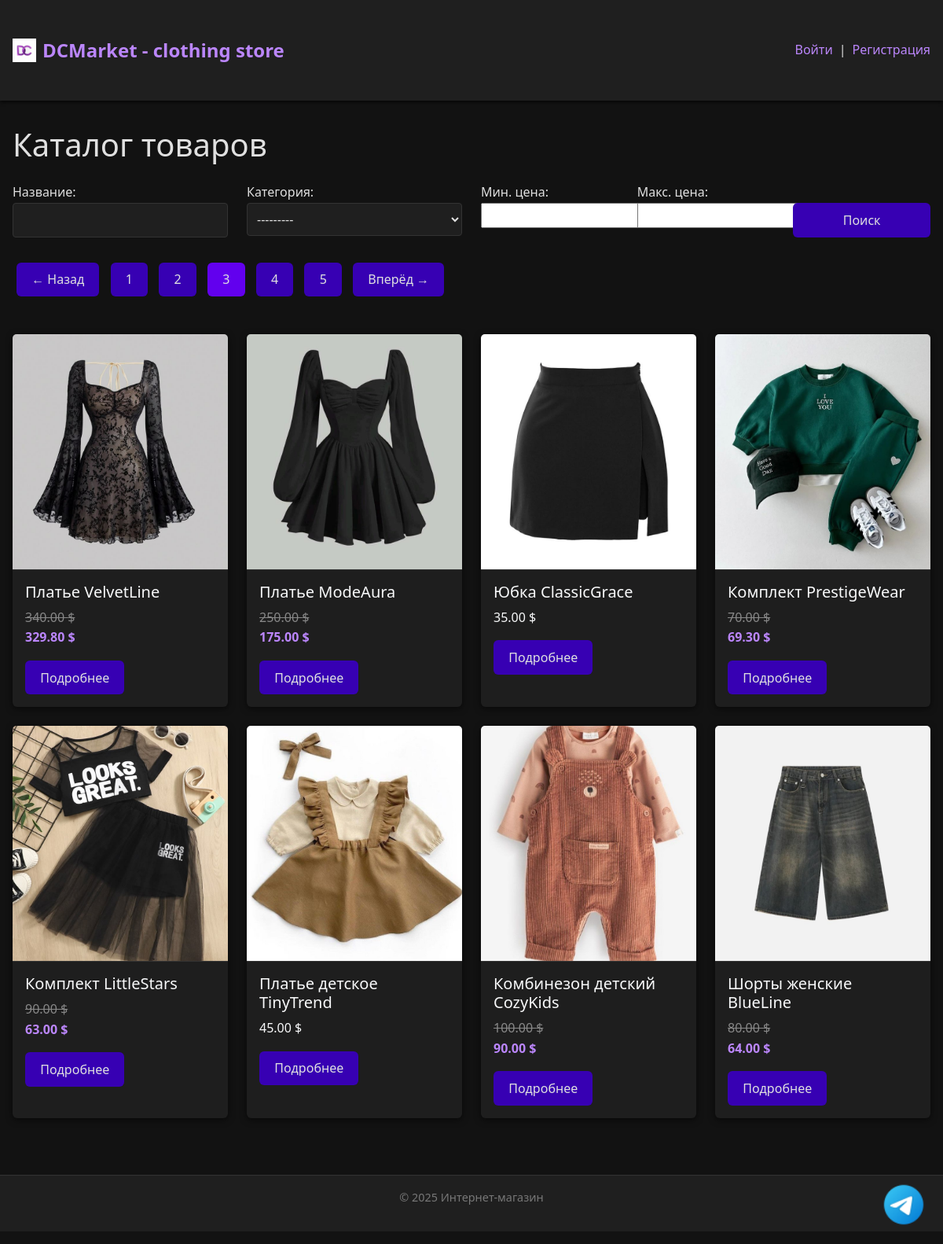
/?page=3, run on the app's committed database.
### main/models.py (models this page shows, shortened)
class ClothingItem(models.Model):
    name = models.CharField(max_length=255)
    slug = models.SlugField(unique=True)
    sizes = models.ManyToManyField(Size, through='ClothingItemSize', related_name='clothing_items', blank=True)
    image = models.ImageField(upload_to='products/img', null=True, blank=True)
    category = models.ForeignKey(Category, on_delete=models.CASCADE, related_name='clothing_items')
    description = models.TextField(blank=True)
    price = models.DecimalField(max_digits=20, decimal_places=2)
    discount = models.DecimalField(max_digits=5, decimal_places=2)
    created_on = models.DateTimeField(auto_now_add=True)
    def get_price_with_discount(self):
        if self.discount > 0:
            return self.price * (1 - (self.discount / 100))
        return self.price

### main/views.py (the view)
# urls.py: path("", views.product_index, name="product_list"),
def product_index(request):
    filterset = ClothingItemFilter(request.GET, queryset=ClothingItem.objects.all().order_by('created_on'))
    paginator = Paginator(filterset.qs, 8)
    page_number = request.GET.get("page")
    page_obj = paginator.get_page(page_number)
    context = {
        "filterset": filterset,
        "page_obj": page_obj,
        "posts": page_obj.object_list,
    }
    return render(request, "main/products/list.html", context)

### main/models.py (called while the page is built)
    def __str__(self):
        return self.name

### main/templates/main/products/list.html (shortened to what this page needs)
{% extends "base.html" %}
{% load static %}
{% block content %}
<h1 class="mb-4">Каталог товаров</h1>
<form method="get" class="mb-4">
  <div class="row">
    <div class="col-md-3">
      {{ filterset.form.name.label_tag }}
      {{ filterset.form.name }}
    </div>
    <div class="col-md-3">
      {{ filterset.form.category.label_tag }}
      {{ filterset.form.category }}
    </div>
    <div class="col-md-2">
      {{ filterset.form.price_min.label_tag }}
      {{ filterset.form.price_min }}
    </div>
    <div class="col-md-2">
      {{ filterset.form.price_max.label_tag }}
      {{ filterset.form.price_max }}
    </div>
    <div class="col-md-2 align-self-end">
      <button type="submit" class="btn btn-primary w-100">Поиск</button>
    </div>
  </div>
</form>
<div class="pagination" style="text-align: center; margin-top: 2rem; margin-bottom: 3rem;">
  {% if page_obj.has_other_pages %}
    <div style="display: inline-block;">
      {% if page_obj.has_previous %}
        <a href="?{% if request.GET %}{{ request.GET.urlencode|safe|cut:'page=' }}&{% endif %}page={{ page_obj.previous_page_number }}" class="btn" style="margin: 0 5px;">← Назад</a>
      {% endif %}
      {% for num in page_obj.paginator.page_range %}
        {% if num == page_obj.number %}
          <span class="btn" style="margin: 0 5px; background-color: #6200ee; cursor: default;">{{ num }}</span>
        {% elif num > page_obj.number|add:'-3' and num < page_obj.number|add:'3' %}
          <a href="?{% if request.GET %}{{ request.GET.urlencode|safe|cut:'page=' }}&{% endif %}page={{ num }}" class="btn" style="margin: 0 5px;">{{ num }}</a>
        {% endif %}
      {% endfor %}
      {% if page_obj.has_next %}
        <a href="?{% if request.GET %}{{ request.GET.urlencode|safe|cut:'page=' }}&{% endif %}page={{ page_obj.next_page_number }}" class="btn" style="margin: 0 5px;">Вперёд →</a>
      {% endif %}
    </div>
  {% endif %}
</div>
<div class="row">
    {% for post in posts %}
        <div class="col-md-3 mb-4">
            <div class="card h-100 text-light" style="background-color: #1e1e1e; border: none; box-shadow: 0 2px 8px rgba(0, 0, 0, 0.6);">
                <img src="{{ post.image.url }}" class="card-img-top"
                 alt="{{ post.name }}"
                 style="height: 300px; object-fit: cover; border-bottom: 1px solid #333;">
                <div class="card-body">
                    <h5 class="card-title">{{ post.name }}</h5>
                    <p class="card-text">
                        {% if post.discount > 0 %}
                            <del style="color: #888;">{{ post.price }} $</del><br>
                            <strong style="color: #bb86fc;">{{ post.get_price_with_discount|floatformat:2 }} $</strong>
                        {% else %}
                            {{ post.price }} $
                        {% endif %}
                    </p>
                    <a href="{% url 'main:product_detail' post.pk %}" class="btn btn-outline-light btn-sm">Подробнее</a>
                </div>
            </div>
        </div>
    {% empty %}
        <p class="text-muted">Нет товаров для отображения.</p>
    {% endfor %}
</div>
{% endblock %}

### templates/base.html (style rules this page uses)
body { background-color: #121212; color: #e0e0e0; font-family: 'Segoe UI', Tahoma, Geneva, Verdana, sans-serif; margin: 0; padding: 0; line-height: 1.6; }
a { color: #bb86fc; text-decoration: none; transition: color 0.3s ease; }
button, .btn { background-color: #3700b3; color: #e0e0e0; border: none; padding: 0.6rem 1.2rem; font-size: 1rem; border-radius: 6px; cursor: pointer; transition: background-color 0.3s ease; }
input[type="text"], input[type="email"], textarea, select { background-color: #1f1f1f; border: 1px solid #333; color: #e0e0e0; padding: 0.5rem; border-radius: 4px; width: 100%; box-sizing: border-box; font-size: 1rem; transition: border-color 0.3s ease; }
h1, h2, h3, h4, h5, h6 { color: #e0e0e0; margin-top: 0; }

### data on the page
ClothingItem: image (picture), name "Платье VelvetLine", price "340.00", get_price_with_discount "329.80"
ClothingItem: image (picture), name "Платье ModeAura", price "250.00", get_price_with_discount "175.00"
ClothingItem: image (picture), name "Юбка ClassicGrace", price "35.00"
ClothingItem: image (picture), name "Комплект PrestigeWear", price "70.00", get_price_with_discount "69.30"
ClothingItem: image (picture), name "Комплект LittleStars", price "90.00", get_price_with_discount "63.00"
ClothingItem: image (picture), name "Платье детское TinyTrend", price "45.00"
ClothingItem: image (picture), name "Комбинезон детский CozyKids", price "100.00", get_price_with_discount "90.00"
ClothingItem: image (picture), name "Шорты женские BlueLine", price "80.00", get_price_with_discount "64.00"

### other printed values
{{ filterset.form.name.label_tag }} "Название:"
{{ filterset.form.category.label_tag }} "Категория:"
{{ filterset.form.price_min.label_tag }} "Мин. цена:"
{{ filterset.form.price_max.label_tag }} "Макс. цена:"
{{ num }} "1" "2" "4" "5"
{{ num }} "3"
